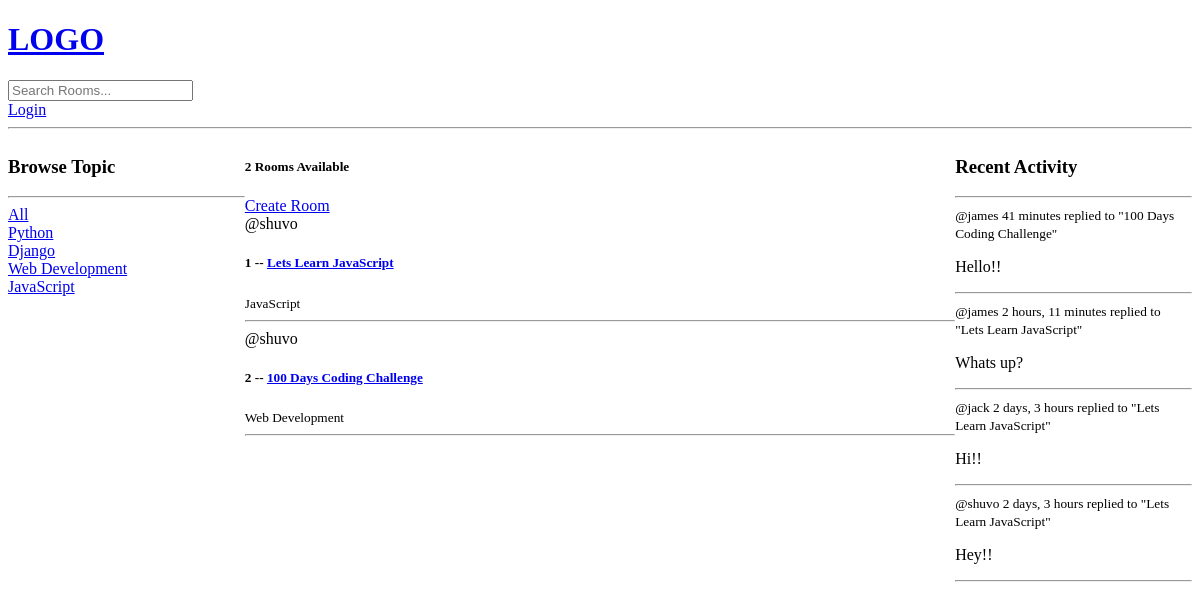
Before: / with the older database file.
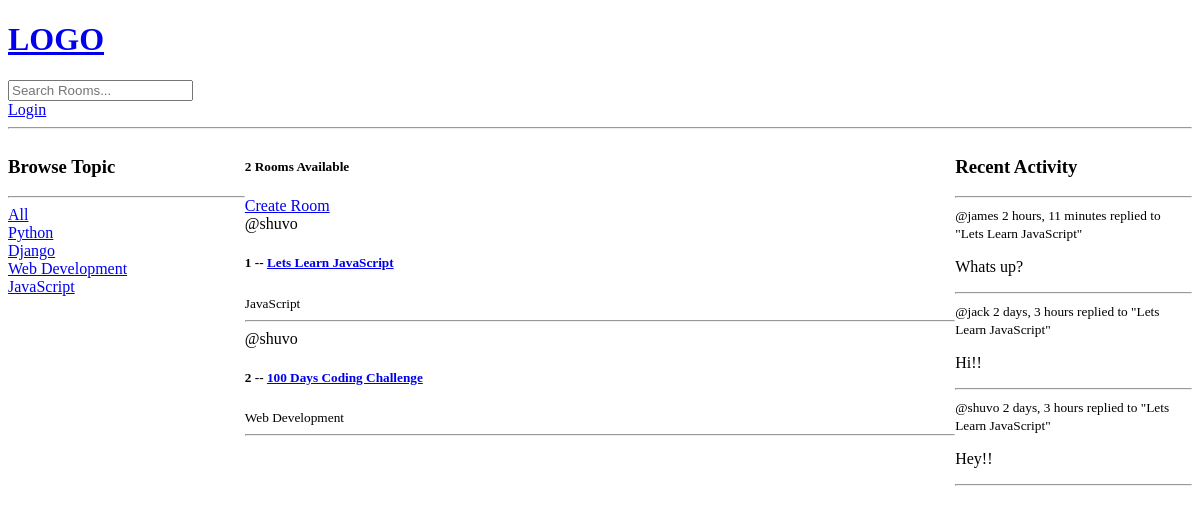
After: the same page with the newer database file.
### base/models.py (models this page shows, shortened)
class Topic(models.Model):
    name = models.CharField(max_length=200)

class Room(models.Model):
    host = models.ForeignKey(User, on_delete=models.SET_NULL, null=True)
    topic = models.ForeignKey(Topic, on_delete=models.SET_NULL, null=True)
    name = models.CharField(max_length=200)
    description = models.TextField(null=True, blank=True)
    participants = models.ManyToManyField(User, related_name='participants', blank=True)
    updated = models.DateTimeField(auto_now=True)
    created = models.DateTimeField(auto_now_add=True)
    class Meta:
        ordering = ['-updated', '-created']
    def __str__(self):
        return self.name

class Message(models.Model):
    user = models.ForeignKey(User, on_delete=models.CASCADE)
    room = models.ForeignKey(Room, on_delete=models.CASCADE)
    body = models.TextField()
    updated = models.DateTimeField(auto_now=True)
    created = models.DateTimeField(auto_now_add=True)
    class Meta:
        ordering = ['-updated', '-created']
    def __str__(self):
        return self.body[0:50]

### base/views.py (the view)
# urls.py: 2. Add a URL to urlpatterns:  path('', views.home, name='home')
def home(request):
    q = request.GET.get('q') if request.GET.get('q') != None else ''
    rooms = Room.objects.filter(
        Q(topic__name__icontains=q) |
        Q(name__icontains=q) |
        Q(description__icontains=q)
    )
    topics = Topic.objects.all()
    room_count = rooms.count()
    room_messages = Message.objects.filter(Q(room__topic__name__icontains=q))
    context = {'rooms':rooms, 'topics':topics, 'room_count':room_count, 'room_messages': room_messages}
    return render(request, 'base/home.html', context)

### templates/base/home.html (shortened to what this page needs)
{% extends 'main.html' %} {% block content %}
<div class="home-container">
  <div>
    <h3>Browse Topic</h3>
    <hr />
    <div>
      <a href="{% url 'home' %}">All</a>
    </div>
    {% for topic in topics %}
    <div>
      <a href="{% url 'home' %}?q={{topic.name}}"> {{topic.name}} </a>
    </div>
    {% endfor %}
  </div>
  <div>
    <h5>{{room_count}} Rooms Available</h5>
    <a href="{% url 'create-room' %}">Create Room</a>
    <div>
      {% for room in rooms %}
      <div>
        <span>@{{room.host.username}}</span>
        <h5>
          {{room.id}} -- <a href="{% url 'room' room.id %}">{{room.name}}</a>
        </h5>
        <small>{{room.topic.name}}</small>
        <hr />
      </div>
      {% endfor %}
    </div>
  </div>
  <div>
    {% include 'base/activity_component.html' %}
  </div>
</div>
{% endblock content %}

### templates/base/activity_component.html (shortened to what this page needs)
<h3>Recent Activity</h3>
<hr />
{% for message in room_messages %}
<div>
  <small>@{{message.user}} {{message.created|timesince}} </small>
  <small>replied to "{{message.room}}" </small>
  <p>{{message}}</p>
  <hr />
</div>
{% endfor %}

Changed rows visible on the page:
removed Message: user "james", created "41 minutes", room "100 Days Coding Challenge", body "Hello!!"
